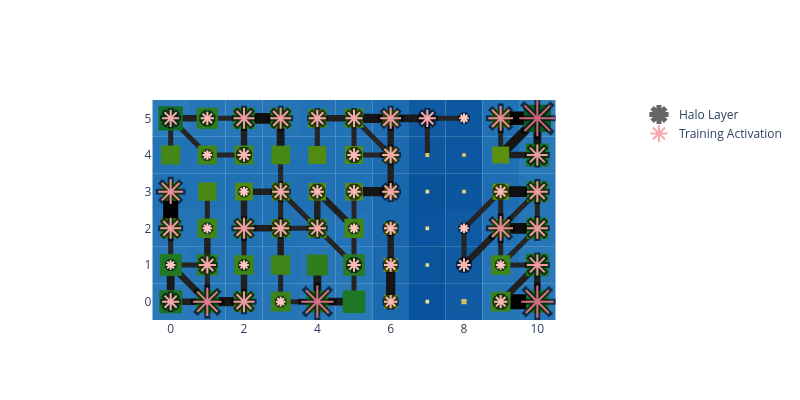

The cell this chart's notebook holds for it:
### Code cell
# lilypond visual
basin.pond() \
    .rhizome_layer() \
    .pad_layer() \
    .petal_layer() \
    .visualize(width=800, height=400);

### Figure 1 — Plotly figure (JSON) as saved in the notebook; plotly's stock layout.template omitted (floating-point values rounded to 4 significant figures)
{"data": [{"marker": {"color": "black", "line": {"color": "black", "width": 6}, "opacity": 0.6, "size": [17.14, 28.46, 20.91, 9.6, 32.23, 13.37, 13.37, 32.23, 9.6, 17.14, 9.6, 13.37, 13.37, 13.37, 9.6, 20.91, 20.91, 9.6, 20.91, 17.14, 17.14, 9.6, 13.37, 9.6, 24.69, 20.91, 24.69, 9.6, 17.14, 13.37, 13.37, 17.14, 13.37, 20.91, 9.6, 13.37, 13.37, 17.14, 20.91, 17.14, 13.37, 20.91, 20.91, 17.14, 17.14, 20.91, 17.14, 9.6, 24.69, 36.0], "symbol": "asterisk"}, "mode": "markers", "name": "Halo Layer", "x": [0, 1, 2, 3, 4, 6, 9, 10, 0, 1, 2, 5, 6, 8, 9, 10, 0, 1, 2, 3, 4, 5, 6, 8, 9, 10, 0, 2, 3, 4, 5, 6, 9, 10, 1, 2, 5, 6, 10, 0, 1, 2, 3, 4, 5, 6, 7, 8, 9, 10], "y": [0, 0, 0, 0, 0, 0, 0, 0, 1, 1, 1, 1, 1, 1, 1, 1, 2, 2, 2, 2, 2, 2, 2, 2, 2, 2, 3, 3, 3, 3, 3, 3, 3, 3, 4, 4, 4, 4, 4, 5, 5, 5, 5, 5, 5, 5, 5, 5, 5, 5], "type": "scatter"}, {"marker": {"color": [3, 6, 4, 1, 7, 2, 2, 7, 1, 3, 1, 2, 2, 2, 1, 4, 4, 1, 4, 3, 3, 1, 2, 1, 5, 4, 5, 1, 3, 2, 2, 3, 2, 4, 1, 2, 2, 3, 4, 3, 2, 4, 4, 3, 3, 4, 3, 1, 5, 8], "colorscale": [[0.0, "rgb(255, 198, 196)"], [0.3333, "rgb(244, 163, 168)"], [0.6667, "rgb(227, 129, 145)"], [1.0, "rgb(204, 96, 125)"]], "line": {"color": [3, 6, 4, 1, 7, 2, 2, 7, 1, 3, 1, 2, 2, 2, 1, 4, 4, 1, 4, 3, 3, 1, 2, 1, 5, 4, 5, 1, 3, 2, 2, 3, 2, 4, 1, 2, 2, 3, 4, 3, 2, 4, 4, 3, 3, 4, 3, 1, 5, 8], "colorscale": [[0.0, "rgb(255, 198, 196)"], [0.3333, "rgb(244, 163, 168)"], [0.6667, "rgb(227, 129, 145)"], [1.0, "rgb(204, 96, 125)"]], "width": 2}, "opacity": 1, "size": [14.29, 23.71, 17.43, 8.0, 26.86, 11.14, 11.14, 26.86, 8.0, 14.29, 8.0, 11.14, 11.14, 11.14, 8.0, 17.43, 17.43, 8.0, 17.43, 14.29, 14.29, 8.0, 11.14, 8.0, 20.57, 17.43, 20.57, 8.0, 14.29, 11.14, 11.14, 14.29, 11.14, 17.43, 8.0, 11.14, 11.14, 14.29, 17.43, 14.29, 11.14, 17.43, 17.43, 14.29, 14.29, 17.43, 14.29, 8.0, 20.57, 30.0], "symbol": "asterisk"}, "mode": "markers", "name": "Training Activation", "x": [0, 1, 2, 3, 4, 6, 9, 10, 0, 1, 2, 5, 6, 8, 9, 10, 0, 1, 2, 3, 4, 5, 6, 8, 9, 10, 0, 2, 3, 4, 5, 6, 9, 10, 1, 2, 5, 6, 10, 0, 1, 2, 3, 4, 5, 6, 7, 8, 9, 10], "y": [0, 0, 0, 0, 0, 0, 0, 0, 1, 1, 1, 1, 1, 1, 1, 1, 2, 2, 2, 2, 2, 2, 2, 2, 2, 2, 3, 3, 3, 3, 3, 3, 3, 3, 4, 4, 4, 4, 4, 5, 5, 5, 5, 5, 5, 5, 5, 5, 5, 5], "type": "scatter"}], "layout": {"shapes": [{"fillcolor": "rgb(41, 121, 185)", "layer": "between", "line": {"width": 0}, "type": "rect", "x0": -0.5, "x1": 0.5, "xref": "x", "y0": -0.5, "y1": 0.5, "yref": "y"}, {"fillcolor": "rgb(40, 120, 185)", "layer": "between", "line": {"width": 0}, "type": "rect", "x0": 0.5, "x1": 1.5, "xref": "x", "y0": -0.5, "y1": 0.5, "yref": "y"}, {"fillcolor": "rgb(36, 116, 183)", "layer": "between", "line": {"width": 0}, "type": "rect", "x0": 1.5, "x1": 2.5, "xref": "x", "y0": -0.5, "y1": 0.5, "yref": "y"}, {"fillcolor": "rgb(36, 116, 182)", "layer": "between", "line": {"width": 0}, "type": "rect", "x0": 2.5, "x1": 3.5, "xref": "x", "y0": -0.5, "y1": 0.5, "yref": "y"}, {"fillcolor": "rgb(39, 119, 184)", "layer": "between", "line": {"width": 0}, "type": "rect", "x0": 3.5, "x1": 4.5, "xref": "x", "y0": -0.5, "y1": 0.5, "yref": "y"}, {"fillcolor": "rgb(41, 121, 185)", "layer": "between", "line": {"width": 0}, "type": "rect", "x0": 4.5, "x1": 5.5, "xref": "x", "y0": -0.5, "y1": 0.5, "yref": "y"}, {"fillcolor": "rgb(27, 105, 175)", "layer": "between", "line": {"width": 0}, "type": "rect", "x0": 5.5, "x1": 6.5, "xref": "x", "y0": -0.5, "y1": 0.5, "yref": "y"}, {"fillcolor": "rgb(8, 81, 156)", "layer": "between", "line": {"width": 0}, "type": "rect", "x0": 6.5, "x1": 7.5, "xref": "x", "y0": -0.5, "y1": 0.5, "yref": "y"}, {"fillcolor": "rgb(15, 90, 163)", "layer": "between", "line": {"width": 0}, "type": "rect", "x0": 7.5, "x1": 8.5, "xref": "x", "y0": -0.5, "y1": 0.5, "yref": "y"}, {"fillcolor": "rgb(36, 116, 182)", "layer": "between", "line": {"width": 0}, "type": "rect", "x0": 8.5, "x1": 9.5, "xref": "x", "y0": -0.5, "y1": 0.5, "yref": "y"}, {"fillcolor": "rgb(40, 120, 185)", "layer": "between", "line": {"width": 0}, "type": "rect", "x0": 9.5, "x1": 10.5, "xref": "x", "y0": -0.5, "y1": 0.5, "yref": "y"}, {"fillcolor": "rgb(40, 120, 185)", "layer": "between", "line": {"width": 0}, "type": "rect", "x0": -0.5, "x1": 0.5, "xref": "x", "y0": 0.5, "y1": 1.5, "yref": "y"}, {"fillcolor": "rgb(38, 118, 183)", "layer": "between", "line": {"width": 0}, "type": "rect", "x0": 0.5, "x1": 1.5, "xref": "x", "y0": 0.5, "y1": 1.5, "yref": "y"}, {"fillcolor": "rgb(35, 115, 182)", "layer": "between", "line": {"width": 0}, "type": "rect", "x0": 1.5, "x1": 2.5, "xref": "x", "y0": 0.5, "y1": 1.5, "yref": "y"}, {"fillcolor": "rgb(35, 115, 182)", "layer": "between", "line": {"width": 0}, "type": "rect", "x0": 2.5, "x1": 3.5, "xref": "x", "y0": 0.5, "y1": 1.5, "yref": "y"}, {"fillcolor": "rgb(38, 118, 183)", "layer": "between", "line": {"width": 0}, "type": "rect", "x0": 3.5, "x1": 4.5, "xref": "x", "y0": 0.5, "y1": 1.5, "yref": "y"}, {"fillcolor": "rgb(39, 119, 184)", "layer": "between", "line": {"width": 0}, "type": "rect", "x0": 4.5, "x1": 5.5, "xref": "x", "y0": 0.5, "y1": 1.5, "yref": "y"}, {"fillcolor": "rgb(27, 105, 175)", "layer": "between", "line": {"width": 0}, "type": "rect", "x0": 5.5, "x1": 6.5, "xref": "x", "y0": 0.5, "y1": 1.5, "yref": "y"}, {"fillcolor": "rgb(10, 84, 158)", "layer": "between", "line": {"width": 0}, "type": "rect", "x0": 6.5, "x1": 7.5, "xref": "x", "y0": 0.5, "y1": 1.5, "yref": "y"}, {"fillcolor": "rgb(16, 92, 164)", "layer": "between", "line": {"width": 0}, "type": "rect", "x0": 7.5, "x1": 8.5, "xref": "x", "y0": 0.5, "y1": 1.5, "yref": "y"}, {"fillcolor": "rgb(35, 115, 182)", "layer": "between", "line": {"width": 0}, "type": "rect", "x0": 8.5, "x1": 9.5, "xref": "x", "y0": 0.5, "y1": 1.5, "yref": "y"}, {"fillcolor": "rgb(41, 121, 185)", "layer": "between", "line": {"width": 0}, "type": "rect", "x0": 9.5, "x1": 10.5, "xref": "x", "y0": 0.5, "y1": 1.5, "yref": "y"}, {"fillcolor": "rgb(36, 116, 183)", "layer": "between", "line": {"width": 0}, "type": "rect", "x0": -0.5, "x1": 0.5, "xref": "x", "y0": 1.5, "y1": 2.5, "yref": "y"}, {"fillcolor": "rgb(35, 115, 182)", "layer": "between", "line": {"width": 0}, "type": "rect", "x0": 0.5, "x1": 1.5, "xref": "x", "y0": 1.5, "y1": 2.5, "yref": "y"}, {"fillcolor": "rgb(33, 113, 181)", "layer": "between", "line": {"width": 0}, "type": "rect", "x0": 1.5, "x1": 2.5, "xref": "x", "y0": 1.5, "y1": 2.5, "yref": "y"}, {"fillcolor": "rgb(33, 113, 181)", "layer": "between", "line": {"width": 0}, "type": "rect", "x0": 2.5, "x1": 3.5, "xref": "x", "y0": 1.5, "y1": 2.5, "yref": "y"}, {"fillcolor": "rgb(34, 114, 182)", "layer": "between", "line": {"width": 0}, "type": "rect", "x0": 3.5, "x1": 4.5, "xref": "x", "y0": 1.5, "y1": 2.5, "yref": "y"}, {"fillcolor": "rgb(35, 115, 182)", "layer": "between", "line": {"width": 0}, "type": "rect", "x0": 4.5, "x1": 5.5, "xref": "x", "y0": 1.5, "y1": 2.5, "yref": "y"}, {"fillcolor": "rgb(26, 103, 174)", "layer": "between", "line": {"width": 0}, "type": "rect", "x0": 5.5, "x1": 6.5, "xref": "x", "y0": 1.5, "y1": 2.5, "yref": "y"}, {"fillcolor": "rgb(10, 83, 158)", "layer": "between", "line": {"width": 0}, "type": "rect", "x0": 6.5, "x1": 7.5, "xref": "x", "y0": 1.5, "y1": 2.5, "yref": "y"}, {"fillcolor": "rgb(15, 90, 163)", "layer": "between", "line": {"width": 0}, "type": "rect", "x0": 7.5, "x1": 8.5, "xref": "x", "y0": 1.5, "y1": 2.5, "yref": "y"}, {"fillcolor": "rgb(32, 112, 180)", "layer": "between", "line": {"width": 0}, "type": "rect", "x0": 8.5, "x1": 9.5, "xref": "x", "y0": 1.5, "y1": 2.5, "yref": "y"}, {"fillcolor": "rgb(38, 118, 184)", "layer": "between", "line": {"width": 0}, "type": "rect", "x0": 9.5, "x1": 10.5, "xref": "x", "y0": 1.5, "y1": 2.5, "yref": "y"}, {"fillcolor": "rgb(33, 113, 181)", "layer": "between", "line": {"width": 0}, "type": "rect", "x0": -0.5, "x1": 0.5, "xref": "x", "y0": 2.5, "y1": 3.5, "yref": "y"}, {"fillcolor": "rgb(33, 113, 181)", "layer": "between", "line": {"width": 0}, "type": "rect", "x0": 0.5, "x1": 1.5, "xref": "x", "y0": 2.5, "y1": 3.5, "yref": "y"}, {"fillcolor": "rgb(32, 112, 180)", "layer": "between", "line": {"width": 0}, "type": "rect", "x0": 1.5, "x1": 2.5, "xref": "x", "y0": 2.5, "y1": 3.5, "yref": "y"}, {"fillcolor": "rgb(32, 112, 180)", "layer": "between", "line": {"width": 0}, "type": "rect", "x0": 2.5, "x1": 3.5, "xref": "x", "y0": 2.5, "y1": 3.5, "yref": "y"}, {"fillcolor": "rgb(32, 111, 180)", "layer": "between", "line": {"width": 0}, "type": "rect", "x0": 3.5, "x1": 4.5, "xref": "x", "y0": 2.5, "y1": 3.5, "yref": "y"}, {"fillcolor": "rgb(32, 112, 180)", "layer": "between", "line": {"width": 0}, "type": "rect", "x0": 4.5, "x1": 5.5, "xref": "x", "y0": 2.5, "y1": 3.5, "yref": "y"}, {"fillcolor": "rgb(25, 103, 173)", "layer": "between", "line": {"width": 0}, "type": "rect", "x0": 5.5, "x1": 6.5, "xref": "x", "y0": 2.5, "y1": 3.5, "yref": "y"}, {"fillcolor": "rgb(9, 83, 157)", "layer": "between", "line": {"width": 0}, "type": "rect", "x0": 6.5, "x1": 7.5, "xref": "x", "y0": 2.5, "y1": 3.5, "yref": "y"}, {"fillcolor": "rgb(12, 86, 160)", "layer": "between", "line": {"width": 0}, "type": "rect", "x0": 7.5, "x1": 8.5, "xref": "x", "y0": 2.5, "y1": 3.5, "yref": "y"}, {"fillcolor": "rgb(30, 109, 178)", "layer": "between", "line": {"width": 0}, "type": "rect", "x0": 8.5, "x1": 9.5, "xref": "x", "y0": 2.5, "y1": 3.5, "yref": "y"}, {"fillcolor": "rgb(37, 117, 183)", "layer": "between", "line": {"width": 0}, "type": "rect", "x0": 9.5, "x1": 10.5, "xref": "x", "y0": 2.5, "y1": 3.5, "yref": "y"}, {"fillcolor": "rgb(34, 114, 182)", "layer": "between", "line": {"width": 0}, "type": "rect", "x0": -0.5, "x1": 0.5, "xref": "x", "y0": 3.5, "y1": 4.5, "yref": "y"}, {"fillcolor": "rgb(34, 114, 182)", "layer": "between", "line": {"width": 0}, "type": "rect", "x0": 0.5, "x1": 1.5, "xref": "x", "y0": 3.5, "y1": 4.5, "yref": "y"}, {"fillcolor": "rgb(34, 114, 182)", "layer": "between", "line": {"width": 0}, "type": "rect", "x0": 1.5, "x1": 2.5, "xref": "x", "y0": 3.5, "y1": 4.5, "yref": "y"}, {"fillcolor": "rgb(33, 113, 181)", "layer": "between", "line": {"width": 0}, "type": "rect", "x0": 2.5, "x1": 3.5, "xref": "x", "y0": 3.5, "y1": 4.5, "yref": "y"}, {"fillcolor": "rgb(32, 112, 180)", "layer": "between", "line": {"width": 0}, "type": "rect", "x0": 3.5, "x1": 4.5, "xref": "x", "y0": 3.5, "y1": 4.5, "yref": "y"}, {"fillcolor": "rgb(33, 113, 181)", "layer": "between", "line": {"width": 0}, "type": "rect", "x0": 4.5, "x1": 5.5, "xref": "x", "y0": 3.5, "y1": 4.5, "yref": "y"}, {"fillcolor": "rgb(28, 107, 176)", "layer": "between", "line": {"width": 0}, "type": "rect", "x0": 5.5, "x1": 6.5, "xref": "x", "y0": 3.5, "y1": 4.5, "yref": "y"}, {"fillcolor": "rgb(13, 88, 161)", "layer": "between", "line": {"width": 0}, "type": "rect", "x0": 6.5, "x1": 7.5, "xref": "x", "y0": 3.5, "y1": 4.5, "yref": "y"}, {"fillcolor": "rgb(13, 87, 161)", "layer": "between", "line": {"width": 0}, "type": "rect", "x0": 7.5, "x1": 8.5, "xref": "x", "y0": 3.5, "y1": 4.5, "yref": "y"}, {"fillcolor": "rgb(31, 111, 179)", "layer": "between", "line": {"width": 0}, "type": "rect", "x0": 8.5, "x1": 9.5, "xref": "x", "y0": 3.5, "y1": 4.5, "yref": "y"}, {"fillcolor": "rgb(41, 121, 185)", "layer": "between", "line": {"width": 0}, "type": "rect", "x0": 9.5, "x1": 10.5, "xref": "x", "y0": 3.5, "y1": 4.5, "yref": "y"}, {"fillcolor": "rgb(44, 124, 187)", "layer": "between", "line": {"width": 0}, "type": "rect", "x0": -0.5, "x1": 0.5, "xref": "x", "y0": 4.5, "y1": 5.5, "yref": "y"}, {"fillcolor": "rgb(38, 118, 184)", "layer": "between", "line": {"width": 0}, "type": "rect", "x0": 0.5, "x1": 1.5, "xref": "x", "y0": 4.5, "y1": 5.5, "yref": "y"}, {"fillcolor": "rgb(38, 118, 184)", "layer": "between", "line": {"width": 0}, "type": "rect", "x0": 1.5, "x1": 2.5, "xref": "x", "y0": 4.5, "y1": 5.5, "yref": "y"}, {"fillcolor": "rgb(37, 117, 183)", "layer": "between", "line": {"width": 0}, "type": "rect", "x0": 2.5, "x1": 3.5, "xref": "x", "y0": 4.5, "y1": 5.5, "yref": "y"}, {"fillcolor": "rgb(34, 114, 181)", "layer": "between", "line": {"width": 0}, "type": "rect", "x0": 3.5, "x1": 4.5, "xref": "x", "y0": 4.5, "y1": 5.5, "yref": "y"}, {"fillcolor": "rgb(34, 114, 182)", "layer": "between", "line": {"width": 0}, "type": "rect", "x0": 4.5, "x1": 5.5, "xref": "x", "y0": 4.5, "y1": 5.5, "yref": "y"}, {"fillcolor": "rgb(30, 109, 178)", "layer": "between", "line": {"width": 0}, "type": "rect", "x0": 5.5, "x1": 6.5, "xref": "x", "y0": 4.5, "y1": 5.5, "yref": "y"}, {"fillcolor": "rgb(15, 90, 163)", "layer": "between", "line": {"width": 0}, "type": "rect", "x0": 6.5, "x1": 7.5, "xref": "x", "y0": 4.5, "y1": 5.5, "yref": "y"}, {"fillcolor": "rgb(13, 88, 161)", "layer": "between", "line": {"width": 0}, "type": "rect", "x0": 7.5, "x1": 8.5, "xref": "x", "y0": 4.5, "y1": 5.5, "yref": "y"}, {"fillcolor": "rgb(33, 113, 181)", "layer": "between", "line": {"width": 0}, "type": "rect", "x0": 8.5, "x1": 9.5, "xref": "x", "y0": 4.5, "y1": 5.5, "yref": "y"}, {"fillcolor": "rgb(49, 129, 189)", "layer": "between", "line": {"width": 0}, "type": "rect", "x0": 9.5, "x1": 10.5, "xref": "x", "y0": 4.5, "y1": 5.5, "yref": "y"}, {"layer": "between", "line": {"color": "rgb(32, 32, 32)", "width": 6.429}, "type": "line", "x0": 0, "x1": 1, "y0": 0, "y1": 0}, {"layer": "between", "line": {"color": "rgb(26, 26, 26)", "width": 7.857}, "type": "line", "x0": 0, "x1": 0, "y0": 0, "y1": 1}, {"layer": "between", "line": {"color": "rgb(21, 21, 21)", "width": 9.286}, "type": "line", "x0": 1, "x1": 2, "y0": 0, "y1": 0}, {"layer": "between", "line": {"color": "rgb(32, 32, 32)", "width": 6.429}, "type": "line", "x0": 1, "x1": 0, "y0": 0, "y1": 1}, {"layer": "between", "line": {"color": "rgb(37, 37, 37)", "width": 5.0}, "type": "line", "x0": 1, "x1": 1, "y0": 0, "y1": 1}, {"layer": "between", "line": {"color": "rgb(32, 32, 32)", "width": 6.429}, "type": "line", "x0": 2, "x1": 2, "y0": 0, "y1": 1}, {"layer": "between", "line": {"color": "rgb(37, 37, 37)", "width": 5.0}, "type": "line", "x0": 3, "x1": 4, "y0": 0, "y1": 0}, {"layer": "between", "line": {"color": "rgb(37, 37, 37)", "width": 5.0}, "type": "line", "x0": 3, "x1": 3, "y0": 0, "y1": 1}, {"layer": "between", "line": {"color": "rgb(26, 26, 26)", "width": 7.857}, "type": "line", "x0": 4, "x1": 5, "y0": 0, "y1": 0}, {"layer": "between", "line": {"color": "rgb(26, 26, 26)", "width": 7.857}, "type": "line", "x0": 4, "x1": 4, "y0": 0, "y1": 1}, {"layer": "between", "line": {"color": "rgb(37, 37, 37)", "width": 5.0}, "type": "line", "x0": 5, "x1": 5, "y0": 0, "y1": 1}, {"layer": "between", "line": {"color": "rgb(21, 21, 21)", "width": 9.286}, "type": "line", "x0": 6, "x1": 6, "y0": 0, "y1": 1}, {"layer": "between", "line": {"color": "rgb(0, 0, 0)", "width": 15.0}, "type": "line", "x0": 9, "x1": 10, "y0": 0, "y1": 0}, {"layer": "between", "line": {"color": "rgb(32, 32, 32)", "width": 6.429}, "type": "line", "x0": 9, "x1": 10, "y0": 0, "y1": 1}, {"layer": "between", "line": {"color": "rgb(32, 32, 32)", "width": 6.429}, "type": "line", "x0": 10, "x1": 10, "y0": 0, "y1": 1}, {"layer": "between", "line": {"color": "rgb(37, 37, 37)", "width": 5.0}, "type": "line", "x0": 0, "x1": 1, "y0": 1, "y1": 1}, {"layer": "between", "line": {"color": "rgb(37, 37, 37)", "width": 5.0}, "type": "line", "x0": 0, "x1": 0, "y0": 1, "y1": 2}, {"layer": "between", "line": {"color": "rgb(32, 32, 32)", "width": 6.429}, "type": "line", "x0": 1, "x1": 1, "y0": 1, "y1": 2}, {"layer": "between", "line": {"color": "rgb(37, 37, 37)", "width": 5.0}, "type": "line", "x0": 2, "x1": 2, "y0": 1, "y1": 2}, {"layer": "between", "line": {"color": "rgb(32, 32, 32)", "width": 6.429}, "type": "line", "x0": 3, "x1": 3, "y0": 1, "y1": 2}, {"layer": "between", "line": {"color": "rgb(37, 37, 37)", "width": 5.0}, "type": "line", "x0": 5, "x1": 4, "y0": 1, "y1": 2}, {"layer": "between", "line": {"color": "rgb(37, 37, 37)", "width": 5.0}, "type": "line", "x0": 5, "x1": 5, "y0": 1, "y1": 2}, {"layer": "between", "line": {"color": "rgb(32, 32, 32)", "width": 6.429}, "type": "line", "x0": 6, "x1": 6, "y0": 1, "y1": 2}, {"layer": "between", "line": {"color": "rgb(37, 37, 37)", "width": 5.0}, "type": "line", "x0": 8, "x1": 8, "y0": 1, "y1": 2}, {"layer": "between", "line": {"color": "rgb(32, 32, 32)", "width": 6.429}, "type": "line", "x0": 8, "x1": 9, "y0": 1, "y1": 2}, {"layer": "between", "line": {"color": "rgb(37, 37, 37)", "width": 5.0}, "type": "line", "x0": 9, "x1": 10, "y0": 1, "y1": 1}, {"layer": "between", "line": {"color": "rgb(37, 37, 37)", "width": 5.0}, "type": "line", "x0": 9, "x1": 9, "y0": 1, "y1": 2}, {"layer": "between", "line": {"color": "rgb(37, 37, 37)", "width": 5.0}, "type": "line", "x0": 9, "x1": 10, "y0": 1, "y1": 2}, {"layer": "between", "line": {"color": "rgb(0, 0, 0)", "width": 15.0}, "type": "line", "x0": 0, "x1": 0, "y0": 2, "y1": 3}, {"layer": "between", "line": {"color": "rgb(37, 37, 37)", "width": 5.0}, "type": "line", "x0": 1, "x1": 1, "y0": 2, "y1": 3}, {"layer": "between", "line": {"color": "rgb(32, 32, 32)", "width": 6.429}, "type": "line", "x0": 2, "x1": 3, "y0": 2, "y1": 2}, {"layer": "between", "line": {"color": "rgb(32, 32, 32)", "width": 6.429}, "type": "line", "x0": 2, "x1": 2, "y0": 2, "y1": 3}, {"layer": "between", "line": {"color": "rgb(37, 37, 37)", "width": 5.0}, "type": "line", "x0": 3, "x1": 4, "y0": 2, "y1": 2}, {"layer": "between", "line": {"color": "rgb(37, 37, 37)", "width": 5.0}, "type": "line", "x0": 3, "x1": 3, "y0": 2, "y1": 3}, {"layer": "between", "line": {"color": "rgb(37, 37, 37)", "width": 5.0}, "type": "line", "x0": 4, "x1": 3, "y0": 2, "y1": 3}, {"layer": "between", "line": {"color": "rgb(32, 32, 32)", "width": 6.429}, "type": "line", "x0": 4, "x1": 4, "y0": 2, "y1": 3}, {"layer": "between", "line": {"color": "rgb(32, 32, 32)", "width": 6.429}, "type": "line", "x0": 5, "x1": 4, "y0": 2, "y1": 3}, {"layer": "between", "line": {"color": "rgb(37, 37, 37)", "width": 5.0}, "type": "line", "x0": 5, "x1": 5, "y0": 2, "y1": 3}, {"layer": "between", "line": {"color": "rgb(37, 37, 37)", "width": 5.0}, "type": "line", "x0": 8, "x1": 9, "y0": 2, "y1": 3}, {"layer": "between", "line": {"color": "rgb(16, 16, 16)", "width": 10.71}, "type": "line", "x0": 9, "x1": 10, "y0": 2, "y1": 2}, {"layer": "between", "line": {"color": "rgb(37, 37, 37)", "width": 5.0}, "type": "line", "x0": 9, "x1": 9, "y0": 2, "y1": 3}, {"layer": "between", "line": {"color": "rgb(37, 37, 37)", "width": 5.0}, "type": "line", "x0": 9, "x1": 10, "y0": 2, "y1": 3}, {"layer": "between", "line": {"color": "rgb(37, 37, 37)", "width": 5.0}, "type": "line", "x0": 10, "x1": 10, "y0": 2, "y1": 3}, {"layer": "between", "line": {"color": "rgb(32, 32, 32)", "width": 6.429}, "type": "line", "x0": 2, "x1": 3, "y0": 3, "y1": 3}, {"layer": "between", "line": {"color": "rgb(37, 37, 37)", "width": 5.0}, "type": "line", "x0": 3, "x1": 3, "y0": 3, "y1": 4}, {"layer": "between", "line": {"color": "rgb(21, 21, 21)", "width": 9.286}, "type": "line", "x0": 5, "x1": 6, "y0": 3, "y1": 3}, {"layer": "between", "line": {"color": "rgb(32, 32, 32)", "width": 6.429}, "type": "line", "x0": 6, "x1": 6, "y0": 3, "y1": 4}, {"layer": "between", "line": {"color": "rgb(16, 16, 16)", "width": 10.71}, "type": "line", "x0": 9, "x1": 10, "y0": 3, "y1": 3}, {"layer": "between", "line": {"color": "rgb(37, 37, 37)", "width": 5.0}, "type": "line", "x0": 0, "x1": 0, "y0": 4, "y1": 5}, {"layer": "between", "line": {"color": "rgb(37, 37, 37)", "width": 5.0}, "type": "line", "x0": 1, "x1": 2, "y0": 4, "y1": 4}, {"layer": "between", "line": {"color": "rgb(37, 37, 37)", "width": 5.0}, "type": "line", "x0": 1, "x1": 0, "y0": 4, "y1": 5}, {"layer": "between", "line": {"color": "rgb(32, 32, 32)", "width": 6.429}, "type": "line", "x0": 2, "x1": 2, "y0": 4, "y1": 5}, {"layer": "between", "line": {"color": "rgb(26, 26, 26)", "width": 7.857}, "type": "line", "x0": 3, "x1": 3, "y0": 4, "y1": 5}, {"layer": "between", "line": {"color": "rgb(37, 37, 37)", "width": 5.0}, "type": "line", "x0": 4, "x1": 4, "y0": 4, "y1": 5}, {"layer": "between", "line": {"color": "rgb(37, 37, 37)", "width": 5.0}, "type": "line", "x0": 5, "x1": 6, "y0": 4, "y1": 4}, {"layer": "between", "line": {"color": "rgb(37, 37, 37)", "width": 5.0}, "type": "line", "x0": 5, "x1": 5, "y0": 4, "y1": 5}, {"layer": "between", "line": {"color": "rgb(37, 37, 37)", "width": 5.0}, "type": "line", "x0": 6, "x1": 5, "y0": 4, "y1": 5}, {"layer": "between", "line": {"color": "rgb(32, 32, 32)", "width": 6.429}, "type": "line", "x0": 6, "x1": 6, "y0": 4, "y1": 5}, {"layer": "between", "line": {"color": "rgb(37, 37, 37)", "width": 5.0}, "type": "line", "x0": 7, "x1": 7, "y0": 4, "y1": 5}, {"layer": "between", "line": {"color": "rgb(32, 32, 32)", "width": 6.429}, "type": "line", "x0": 9, "x1": 10, "y0": 4, "y1": 4}, {"layer": "between", "line": {"color": "rgb(37, 37, 37)", "width": 5.0}, "type": "line", "x0": 9, "x1": 9, "y0": 4, "y1": 5}, {"layer": "between", "line": {"color": "rgb(21, 21, 21)", "width": 9.286}, "type": "line", "x0": 9, "x1": 10, "y0": 4, "y1": 5}, {"layer": "between", "line": {"color": "rgb(26, 26, 26)", "width": 7.857}, "type": "line", "x0": 10, "x1": 10, "y0": 4, "y1": 5}, {"layer": "between", "line": {"color": "rgb(32, 32, 32)", "width": 6.429}, "type": "line", "x0": 0, "x1": 1, "y0": 5, "y1": 5}, {"layer": "between", "line": {"color": "rgb(37, 37, 37)", "width": 5.0}, "type": "line", "x0": 1, "x1": 2, "y0": 5, "y1": 5}, {"layer": "between", "line": {"color": "rgb(16, 16, 16)", "width": 10.71}, "type": "line", "x0": 2, "x1": 3, "y0": 5, "y1": 5}, {"layer": "between", "line": {"color": "rgb(32, 32, 32)", "width": 6.429}, "type": "line", "x0": 4, "x1": 5, "y0": 5, "y1": 5}, {"layer": "between", "line": {"color": "rgb(21, 21, 21)", "width": 9.286}, "type": "line", "x0": 5, "x1": 6, "y0": 5, "y1": 5}, {"layer": "between", "line": {"color": "rgb(26, 26, 26)", "width": 7.857}, "type": "line", "x0": 6, "x1": 7, "y0": 5, "y1": 5}, {"layer": "between", "line": {"color": "rgb(37, 37, 37)", "width": 5.0}, "type": "line", "x0": 7, "x1": 8, "y0": 5, "y1": 5}, {"layer": "between", "line": {"color": "rgb(5, 5, 5)", "width": 13.57}, "type": "line", "x0": 9, "x1": 10, "y0": 5, "y1": 5}, {"fillcolor": "rgb(28, 115, 38)", "layer": "between", "line": {"width": 0}, "type": "rect", "x0": -0.3138, "x1": 0.3138, "xref": "x", "y0": -0.3138, "y1": 0.3138, "yref": "y"}, {"fillcolor": "rgb(32, 119, 37)", "layer": "between", "line": {"width": 0}, "type": "rect", "x0": 0.6947, "x1": 1.305, "xref": "x", "y0": -0.3053, "y1": 0.3053, "yref": "y"}, {"fillcolor": "rgb(55, 129, 28)", "layer": "between", "line": {"width": 0}, "type": "rect", "x0": 1.724, "x1": 2.276, "xref": "x", "y0": -0.2755, "y1": 0.2755, "yref": "y"}, {"fillcolor": "rgb(58, 131, 27)", "layer": "between", "line": {"width": 0}, "type": "rect", "x0": 2.729, "x1": 3.271, "xref": "x", "y0": -0.2709, "y1": 0.2709, "yref": "y"}, {"fillcolor": "rgb(36, 122, 36)", "layer": "between", "line": {"width": 0}, "type": "rect", "x0": 3.702, "x1": 4.298, "xref": "x", "y0": -0.2985, "y1": 0.2985, "yref": "y"}, {"fillcolor": "rgb(31, 118, 37)", "layer": "between", "line": {"width": 0}, "type": "rect", "x0": 4.692, "x1": 5.308, "xref": "x", "y0": -0.3078, "y1": 0.3078, "yref": "y"}, {"fillcolor": "rgb(127, 157, 9)", "layer": "between", "line": {"width": 0}, "type": "rect", "x0": 5.813, "x1": 6.187, "xref": "x", "y0": -0.187, "y1": 0.187, "yref": "y"}, {"fillcolor": "rgb(239, 225, 156)", "layer": "between", "line": {"width": 0}, "type": "rect", "x0": 6.95, "x1": 7.05, "xref": "x", "y0": -0.05, "y1": 0.05, "yref": "y"}, {"fillcolor": "rgb(209, 193, 86)", "layer": "between", "line": {"width": 0}, "type": "rect", "x0": 7.928, "x1": 8.072, "xref": "x", "y0": -0.07158, "y1": 0.07158, "yref": "y"}, {"fillcolor": "rgb(59, 131, 26)", "layer": "between", "line": {"width": 0}, "type": "rect", "x0": 8.73, "x1": 9.27, "xref": "x", "y0": -0.27, "y1": 0.27, "yref": "y"}, {"fillcolor": "rgb(32, 119, 37)", "layer": "between", "line": {"width": 0}, "type": "rect", "x0": 9.694, "x1": 10.31, "xref": "x", "y0": -0.3057, "y1": 0.3057, "yref": "y"}, {"fillcolor": "rgb(34, 120, 36)", "layer": "between", "line": {"width": 0}, "type": "rect", "x0": -0.302, "x1": 0.302, "xref": "x", "y0": 0.698, "y1": 1.302, "yref": "y"}, {"fillcolor": "rgb(46, 126, 32)", "layer": "between", "line": {"width": 0}, "type": "rect", "x0": 0.7136, "x1": 1.286, "xref": "x", "y0": 0.7136, "y1": 1.286, "yref": "y"}, {"fillcolor": "rgb(62, 132, 25)", "layer": "between", "line": {"width": 0}, "type": "rect", "x0": 1.734, "x1": 2.266, "xref": "x", "y0": 0.7337, "y1": 1.266, "yref": "y"}, {"fillcolor": "rgb(63, 133, 25)", "layer": "between", "line": {"width": 0}, "type": "rect", "x0": 2.735, "x1": 3.265, "xref": "x", "y0": 0.7347, "y1": 1.265, "yref": "y"}, {"fillcolor": "rgb(46, 126, 32)", "layer": "between", "line": {"width": 0}, "type": "rect", "x0": 3.714, "x1": 4.286, "xref": "x", "y0": 0.7138, "y1": 1.286, "yref": "y"}, {"fillcolor": "rgb(39, 123, 34)", "layer": "between", "line": {"width": 0}, "type": "rect", "x0": 4.705, "x1": 5.295, "xref": "x", "y0": 0.7053, "y1": 1.295, "yref": "y"}, {"fillcolor": "rgb(124, 156, 8)", "layer": "between", "line": {"width": 0}, "type": "rect", "x0": 5.81, "x1": 6.19, "xref": "x", "y0": 0.8097, "y1": 1.19, "yref": "y"}, {"fillcolor": "rgb(231, 214, 133)", "layer": "between", "line": {"width": 0}, "type": "rect", "x0": 6.95, "x1": 7.05, "xref": "x", "y0": 0.95, "y1": 1.05, "yref": "y"}, {"fillcolor": "rgb(202, 188, 74)", "layer": "between", "line": {"width": 0}, "type": "rect", "x0": 7.916, "x1": 8.084, "xref": "x", "y0": 0.9156, "y1": 1.084, "yref": "y"}, {"fillcolor": "rgb(65, 134, 24)", "layer": "between", "line": {"width": 0}, "type": "rect", "x0": 8.737, "x1": 9.263, "xref": "x", "y0": 0.7369, "y1": 1.263, "yref": "y"}, {"fillcolor": "rgb(31, 117, 37)", "layer": "between", "line": {"width": 0}, "type": "rect", "x0": 9.691, "x1": 10.31, "xref": "x", "y0": 0.6912, "y1": 1.309, "yref": "y"}, {"fillcolor": "rgb(57, 130, 27)", "layer": "between", "line": {"width": 0}, "type": "rect", "x0": -0.2724, "x1": 0.2724, "xref": "x", "y0": 1.728, "y1": 2.272, "yref": "y"}, {"fillcolor": "rgb(63, 133, 25)", "layer": "between", "line": {"width": 0}, "type": "rect", "x0": 0.7344, "x1": 1.266, "xref": "x", "y0": 1.734, "y1": 2.266, "yref": "y"}, {"fillcolor": "rgb(72, 137, 21)", "layer": "between", "line": {"width": 0}, "type": "rect", "x0": 1.746, "x1": 2.254, "xref": "x", "y0": 1.746, "y1": 2.254, "yref": "y"}, {"fillcolor": "rgb(72, 137, 21)", "layer": "between", "line": {"width": 0}, "type": "rect", "x0": 2.747, "x1": 3.253, "xref": "x", "y0": 1.747, "y1": 2.253, "yref": "y"}, {"fillcolor": "rgb(67, 134, 23)", "layer": "between", "line": {"width": 0}, "type": "rect", "x0": 3.739, "x1": 4.261, "xref": "x", "y0": 1.739, "y1": 2.261, "yref": "y"}, {"fillcolor": "rgb(64, 134, 24)", "layer": "between", "line": {"width": 0}, "type": "rect", "x0": 4.737, "x1": 5.263, "xref": "x", "y0": 1.737, "y1": 2.263, "yref": "y"}, {"fillcolor": "rgb(136, 160, 13)", "layer": "between", "line": {"width": 0}, "type": "rect", "x0": 5.825, "x1": 6.175, "xref": "x", "y0": 1.825, "y1": 2.175, "yref": "y"}, {"fillcolor": "rgb(233, 218, 141)", "layer": "between", "line": {"width": 0}, "type": "rect", "x0": 6.95, "x1": 7.05, "xref": "x", "y0": 1.95, "y1": 2.05, "yref": "y"}, {"fillcolor": "rgb(212, 194, 90)", "layer": "between", "line": {"width": 0}, "type": "rect", "x0": 7.933, "x1": 8.067, "xref": "x", "y0": 1.933, "y1": 2.067, "yref": "y"}, {"fillcolor": "rgb(80, 140, 18)", "layer": "between", "line": {"width": 0}, "type": "rect", "x0": 8.756, "x1": 9.244, "xref": "x", "y0": 1.756, "y1": 2.244, "yref": "y"}, {"fillcolor": "rgb(43, 124, 33)", "layer": "between", "line": {"width": 0}, "type": "rect", "x0": 9.71, "x1": 10.29, "xref": "x", "y0": 1.71, "y1": 2.29, "yref": "y"}, {"fillcolor": "rgb(77, 139, 19)", "layer": "between", "line": {"width": 0}, "type": "rect", "x0": -0.2472, "x1": 0.2472, "xref": "x", "y0": 2.753, "y1": 3.247, "yref": "y"}, {"fillcolor": "rgb(74, 138, 20)", "layer": "between", "line": {"width": 0}, "type": "rect", "x0": 0.749, "x1": 1.251, "xref": "x", "y0": 2.749, "y1": 3.251, "yref": "y"}, {"fillcolor": "rgb(80, 140, 18)", "layer": "between", "line": {"width": 0}, "type": "rect", "x0": 1.757, "x1": 2.243, "xref": "x", "y0": 2.757, "y1": 3.243, "yref": "y"}, {"fillcolor": "rgb(83, 141, 17)", "layer": "between", "line": {"width": 0}, "type": "rect", "x0": 2.759, "x1": 3.241, "xref": "x", "y0": 2.759, "y1": 3.241, "yref": "y"}, {"fillcolor": "rgb(85, 142, 16)", "layer": "between", "line": {"width": 0}, "type": "rect", "x0": 3.762, "x1": 4.238, "xref": "x", "y0": 2.762, "y1": 3.238, "yref": "y"}, {"fillcolor": "rgb(84, 141, 17)", "layer": "between", "line": {"width": 0}, "type": "rect", "x0": 4.761, "x1": 5.239, "xref": "x", "y0": 2.761, "y1": 3.239, "yref": "y"}, {"fillcolor": "rgb(140, 161, 14)", "layer": "between", "line": {"width": 0}, "type": "rect", "x0": 5.829, "x1": 6.171, "xref": "x", "y0": 2.829, "y1": 3.171, "yref": "y"}, {"fillcolor": "rgb(234, 219, 143)", "layer": "between", "line": {"width": 0}, "type": "rect", "x0": 6.95, "x1": 7.05, "xref": "x", "y0": 2.95, "y1": 3.05, "yref": "y"}, {"fillcolor": "rgb(226, 207, 119)", "layer": "between", "line": {"width": 0}, "type": "rect", "x0": 7.95, "x1": 8.05, "xref": "x", "y0": 2.95, "y1": 3.05, "yref": "y"}, {"fillcolor": "rgb(100, 147, 11)", "layer": "between", "line": {"width": 0}, "type": "rect", "x0": 8.78, "x1": 9.22, "xref": "x", "y0": 2.78, "y1": 3.22, "yref": "y"}, {"fillcolor": "rgb(49, 127, 30)", "layer": "between", "line": {"width": 0}, "type": "rect", "x0": 9.718, "x1": 10.28, "xref": "x", "y0": 2.718, "y1": 3.282, "yref": "y"}, {"fillcolor": "rgb(68, 135, 23)", "layer": "between", "line": {"width": 0}, "type": "rect", "x0": -0.2589, "x1": 0.2589, "xref": "x", "y0": 3.741, "y1": 4.259, "yref": "y"}, {"fillcolor": "rgb(67, 134, 23)", "layer": "between", "line": {"width": 0}, "type": "rect", "x0": 0.7395, "x1": 1.261, "xref": "x", "y0": 3.739, "y1": 4.261, "yref": "y"}, {"fillcolor": "rgb(66, 134, 23)", "layer": "between", "line": {"width": 0}, "type": "rect", "x0": 1.739, "x1": 2.261, "xref": "x", "y0": 3.739, "y1": 4.261, "yref": "y"}, {"fillcolor": "rgb(72, 137, 21)", "layer": "between", "line": {"width": 0}, "type": "rect", "x0": 2.746, "x1": 3.254, "xref": "x", "y0": 3.746, "y1": 4.254, "yref": "y"}, {"fillcolor": "rgb(81, 140, 18)", "layer": "between", "line": {"width": 0}, "type": "rect", "x0": 3.757, "x1": 4.243, "xref": "x", "y0": 3.757, "y1": 4.243, "yref": "y"}, {"fillcolor": "rgb(77, 139, 19)", "layer": "between", "line": {"width": 0}, "type": "rect", "x0": 4.752, "x1": 5.248, "xref": "x", "y0": 3.752, "y1": 4.248, "yref": "y"}, {"fillcolor": "rgb(114, 152, 6)", "layer": "between", "line": {"width": 0}, "type": "rect", "x0": 5.798, "x1": 6.202, "xref": "x", "y0": 3.798, "y1": 4.202, "yref": "y"}, {"fillcolor": "rgb(219, 200, 103)", "layer": "between", "line": {"width": 0}, "type": "rect", "x0": 6.946, "x1": 7.054, "xref": "x", "y0": 3.946, "y1": 4.054, "yref": "y"}, {"fillcolor": "rgb(222, 202, 107)", "layer": "between", "line": {"width": 0}, "type": "rect", "x0": 7.95, "x1": 8.05, "xref": "x", "y0": 3.95, "y1": 4.05, "yref": "y"}, {"fillcolor": "rgb(90, 143, 15)", "layer": "between", "line": {"width": 0}, "type": "rect", "x0": 8.768, "x1": 9.232, "xref": "x", "y0": 3.768, "y1": 4.232, "yref": "y"}, {"fillcolor": "rgb(29, 116, 38)", "layer": "between", "line": {"width": 0}, "type": "rect", "x0": 9.687, "x1": 10.31, "xref": "x", "y0": 3.687, "y1": 4.313, "yref": "y"}, {"fillcolor": "rgb(20, 108, 41)", "layer": "between", "line": {"width": 0}, "type": "rect", "x0": -0.3318, "x1": 0.3318, "xref": "x", "y0": 4.668, "y1": 5.332, "yref": "y"}, {"fillcolor": "rgb(44, 125, 33)", "layer": "between", "line": {"width": 0}, "type": "rect", "x0": 0.7109, "x1": 1.289, "xref": "x", "y0": 4.711, "y1": 5.289, "yref": "y"}, {"fillcolor": "rgb(42, 124, 33)", "layer": "between", "line": {"width": 0}, "type": "rect", "x0": 1.708, "x1": 2.292, "xref": "x", "y0": 4.708, "y1": 5.292, "yref": "y"}, {"fillcolor": "rgb(53, 129, 29)", "layer": "between", "line": {"width": 0}, "type": "rect", "x0": 2.723, "x1": 3.277, "xref": "x", "y0": 4.723, "y1": 5.277, "yref": "y"}, {"fillcolor": "rgb(72, 137, 21)", "layer": "between", "line": {"width": 0}, "type": "rect", "x0": 3.746, "x1": 4.254, "xref": "x", "y0": 4.746, "y1": 5.254, "yref": "y"}, {"fillcolor": "rgb(68, 135, 23)", "layer": "between", "line": {"width": 0}, "type": "rect", "x0": 4.741, "x1": 5.259, "xref": "x", "y0": 4.741, "y1": 5.259, "yref": "y"}, {"fillcolor": "rgb(100, 147, 11)", "layer": "between", "line": {"width": 0}, "type": "rect", "x0": 5.781, "x1": 6.219, "xref": "x", "y0": 4.781, "y1": 5.219, "yref": "y"}, {"fillcolor": "rgb(209, 192, 84)", "layer": "between", "line": {"width": 0}, "type": "rect", "x0": 6.927, "x1": 7.073, "xref": "x", "y0": 4.927, "y1": 5.073, "yref": "y"}, {"fillcolor": "rgb(219, 199, 102)", "layer": "between", "line": {"width": 0}, "type": "rect", "x0": 7.945, "x1": 8.055, "xref": "x", "y0": 4.945, "y1": 5.055, "yref": "y"}, {"fillcolor": "rgb(77, 139, 19)", "layer": "between", "line": {"width": 0}, "type": "rect", "x0": 8.753, "x1": 9.247, "xref": "x", "y0": 4.753, "y1": 5.247, "yref": "y"}, {"fillcolor": "rgb(14, 90, 44)", "layer": "between", "line": {"width": 0}, "type": "rect", "x0": 9.628, "x1": 10.37, "xref": "x", "y0": 4.628, "y1": 5.372, "yref": "y"}], "xaxis": {"range": [-0.5, 10.5], "scaleanchor": "y", "constrain": "domain", "zeroline": false, "showgrid": false}, "yaxis": {"range": [-0.5, 5.5], "zeroline": false, "showgrid": false}, "autosize": true, "showlegend": true, "width": 800, "height": 400}}
